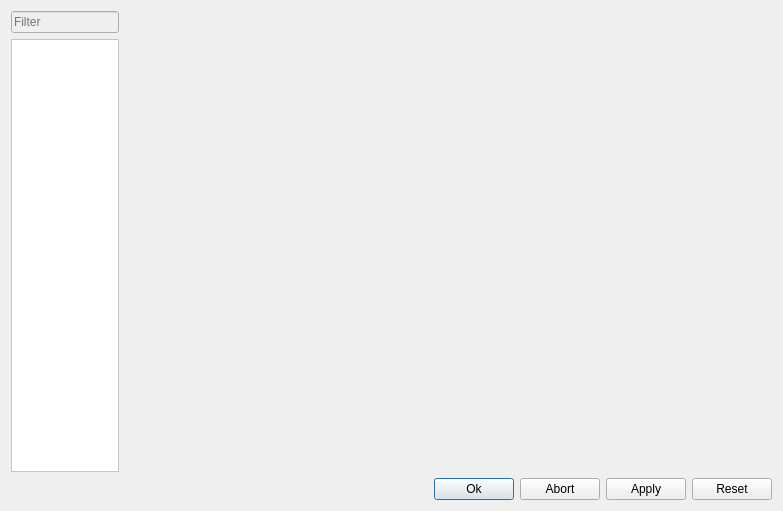
<?xml version="1.0" encoding="UTF-8"?>
<ui version="4.0">
 <class>SettingsDialog</class>
 <widget class="QDialog" name="SettingsDialog">
  <property name="geometry">
   <rect>
    <x>0</x>
    <y>0</y>
    <width>783</width>
    <height>511</height>
   </rect>
  </property>
  <property name="windowTitle">
   <string>Settings</string>
  </property>
  <layout class="QGridLayout" name="gridLayout">
   <item row="0" column="0">
    <layout class="QVBoxLayout" name="mainLayout">
     <item>
      <layout class="QHBoxLayout" name="horizontalLayout">
       <item>
        <layout class="QVBoxLayout" name="topicLayout">
         <item>
          <widget class="QLineEdit" name="topicFilterEdit">
           <property name="enabled">
            <bool>false</bool>
           </property>
           <property name="sizePolicy">
            <sizepolicy hsizetype="Minimum" vsizetype="Fixed">
             <horstretch>0</horstretch>
             <verstretch>0</verstretch>
            </sizepolicy>
           </property>
           <property name="placeholderText">
            <string>Filter</string>
           </property>
          </widget>
         </item>
         <item>
          <widget class="QScrollArea" name="scrollArea">
           <property name="sizePolicy">
            <sizepolicy hsizetype="Minimum" vsizetype="Expanding">
             <horstretch>0</horstretch>
             <verstretch>0</verstretch>
            </sizepolicy>
           </property>
           <property name="palette">
            <palette>
             <active>
              <colorrole role="Button">
               <brush brushstyle="SolidPattern">
                <color alpha="255">
                 <red>255</red>
                 <green>255</green>
                 <blue>255</blue>
                </color>
               </brush>
              </colorrole>
              <colorrole role="Midlight">
               <brush brushstyle="SolidPattern">
                <color alpha="255">
                 <red>255</red>
                 <green>255</green>
                 <blue>255</blue>
                </color>
               </brush>
              </colorrole>
              <colorrole role="Base">
               <brush brushstyle="SolidPattern">
                <color alpha="255">
                 <red>255</red>
                 <green>255</green>
                 <blue>255</blue>
                </color>
               </brush>
              </colorrole>
              <colorrole role="Window">
               <brush brushstyle="SolidPattern">
                <color alpha="255">
                 <red>255</red>
                 <green>255</green>
                 <blue>255</blue>
                </color>
               </brush>
              </colorrole>
             </active>
             <inactive>
              <colorrole role="Button">
               <brush brushstyle="SolidPattern">
                <color alpha="255">
                 <red>255</red>
                 <green>255</green>
                 <blue>255</blue>
                </color>
               </brush>
              </colorrole>
              <colorrole role="Midlight">
               <brush brushstyle="SolidPattern">
                <color alpha="255">
                 <red>255</red>
                 <green>255</green>
                 <blue>255</blue>
                </color>
               </brush>
              </colorrole>
              <colorrole role="Base">
               <brush brushstyle="SolidPattern">
                <color alpha="255">
                 <red>255</red>
                 <green>255</green>
                 <blue>255</blue>
                </color>
               </brush>
              </colorrole>
              <colorrole role="Window">
               <brush brushstyle="SolidPattern">
                <color alpha="255">
                 <red>255</red>
                 <green>255</green>
                 <blue>255</blue>
                </color>
               </brush>
              </colorrole>
             </inactive>
             <disabled>
              <colorrole role="Button">
               <brush brushstyle="SolidPattern">
                <color alpha="255">
                 <red>255</red>
                 <green>255</green>
                 <blue>255</blue>
                </color>
               </brush>
              </colorrole>
              <colorrole role="Midlight">
               <brush brushstyle="SolidPattern">
                <color alpha="255">
                 <red>255</red>
                 <green>255</green>
                 <blue>255</blue>
                </color>
               </brush>
              </colorrole>
              <colorrole role="Base">
               <brush brushstyle="SolidPattern">
                <color alpha="255">
                 <red>255</red>
                 <green>255</green>
                 <blue>255</blue>
                </color>
               </brush>
              </colorrole>
              <colorrole role="Window">
               <brush brushstyle="SolidPattern">
                <color alpha="255">
                 <red>255</red>
                 <green>255</green>
                 <blue>255</blue>
                </color>
               </brush>
              </colorrole>
             </disabled>
            </palette>
           </property>
           <property name="horizontalScrollBarPolicy">
            <enum>Qt::ScrollBarAlwaysOff</enum>
           </property>
           <property name="widgetResizable">
            <bool>true</bool>
           </property>
           <property name="alignment">
            <set>Qt::AlignLeading|Qt::AlignLeft|Qt::AlignTop</set>
           </property>
           <widget class="QWidget" name="scrollAreaWidgetContents">
            <property name="geometry">
             <rect>
              <x>0</x>
              <y>0</y>
              <width>131</width>
              <height>428</height>
             </rect>
            </property>
            <layout class="QVBoxLayout" name="verticalLayout">
             <property name="spacing">
              <number>2</number>
             </property>
             <property name="margin">
              <number>0</number>
             </property>
             <item>
              <widget class="QWidget" name="toolWidgetFrame" native="true">
               <layout class="QVBoxLayout" name="verticalLayout_2">
                <property name="spacing">
                 <number>0</number>
                </property>
                <property name="margin">
                 <number>0</number>
                </property>
                <item>
                 <widget class="QWidget" name="toolWidget" native="true">
                  <property name="sizePolicy">
                   <sizepolicy hsizetype="Preferred" vsizetype="Minimum">
                    <horstretch>0</horstretch>
                    <verstretch>0</verstretch>
                   </sizepolicy>
                  </property>
                  <layout class="QVBoxLayout" name="verticalLayout_3">
                   <property name="spacing">
                    <number>0</number>
                   </property>
                   <property name="margin">
                    <number>0</number>
                   </property>
                  </layout>
                 </widget>
                </item>
                <item>
                 <spacer name="verticalSpacer">
                  <property name="orientation">
                   <enum>Qt::Vertical</enum>
                  </property>
                  <property name="sizeHint" stdset="0">
                   <size>
                    <width>20</width>
                    <height>425</height>
                   </size>
                  </property>
                 </spacer>
                </item>
               </layout>
              </widget>
             </item>
            </layout>
           </widget>
          </widget>
         </item>
        </layout>
       </item>
       <item>
        <widget class="QStackedWidget" name="stackedWidget">
         <property name="sizePolicy">
          <sizepolicy hsizetype="Expanding" vsizetype="Preferred">
           <horstretch>0</horstretch>
           <verstretch>0</verstretch>
          </sizepolicy>
         </property>
         <property name="lineWidth">
          <number>0</number>
         </property>
         <property name="currentIndex">
          <number>0</number>
         </property>
         <widget class="QWidget" name="page"/>
         <widget class="QWidget" name="page_2"/>
        </widget>
       </item>
      </layout>
     </item>
     <item>
      <layout class="QHBoxLayout" name="buttonLayout">
       <item>
        <spacer name="buttonSpacer">
         <property name="orientation">
          <enum>Qt::Horizontal</enum>
         </property>
         <property name="sizeHint" stdset="0">
          <size>
           <width>40</width>
           <height>20</height>
          </size>
         </property>
        </spacer>
       </item>
       <item>
        <widget class="QPushButton" name="okButton">
         <property name="text">
          <string>Ok</string>
         </property>
        </widget>
       </item>
       <item>
        <widget class="QPushButton" name="abortButton">
         <property name="text">
          <string>Abort</string>
         </property>
        </widget>
       </item>
       <item>
        <widget class="QPushButton" name="applyButton">
         <property name="text">
          <string>Apply</string>
         </property>
        </widget>
       </item>
       <item>
        <widget class="QPushButton" name="resetButton">
         <property name="text">
          <string>Reset</string>
         </property>
        </widget>
       </item>
      </layout>
     </item>
    </layout>
   </item>
  </layout>
 </widget>
 <resources/>
 <connections>
  <connection>
   <sender>okButton</sender>
   <signal>clicked()</signal>
   <receiver>SettingsDialog</receiver>
   <slot>ok()</slot>
   <hints>
    <hint type="sourcelabel">
     <x>479</x>
     <y>486</y>
    </hint>
    <hint type="destinationlabel">
     <x>401</x>
     <y>486</y>
    </hint>
   </hints>
  </connection>
  <connection>
   <sender>abortButton</sender>
   <signal>clicked()</signal>
   <receiver>SettingsDialog</receiver>
   <slot>abort()</slot>
   <hints>
    <hint type="sourcelabel">
     <x>562</x>
     <y>487</y>
    </hint>
    <hint type="destinationlabel">
     <x>307</x>
     <y>480</y>
    </hint>
   </hints>
  </connection>
  <connection>
   <sender>applyButton</sender>
   <signal>clicked()</signal>
   <receiver>SettingsDialog</receiver>
   <slot>apply()</slot>
   <hints>
    <hint type="sourcelabel">
     <x>648</x>
     <y>482</y>
    </hint>
    <hint type="destinationlabel">
     <x>211</x>
     <y>479</y>
    </hint>
   </hints>
  </connection>
  <connection>
   <sender>resetButton</sender>
   <signal>clicked()</signal>
   <receiver>SettingsDialog</receiver>
   <slot>reset()</slot>
   <hints>
    <hint type="sourcelabel">
     <x>715</x>
     <y>492</y>
    </hint>
    <hint type="destinationlabel">
     <x>112</x>
     <y>480</y>
    </hint>
   </hints>
  </connection>
 </connections>
 <slots>
  <slot>ok()</slot>
  <slot>abort()</slot>
  <slot>apply()</slot>
  <slot>reset()</slot>
 </slots>
</ui>
